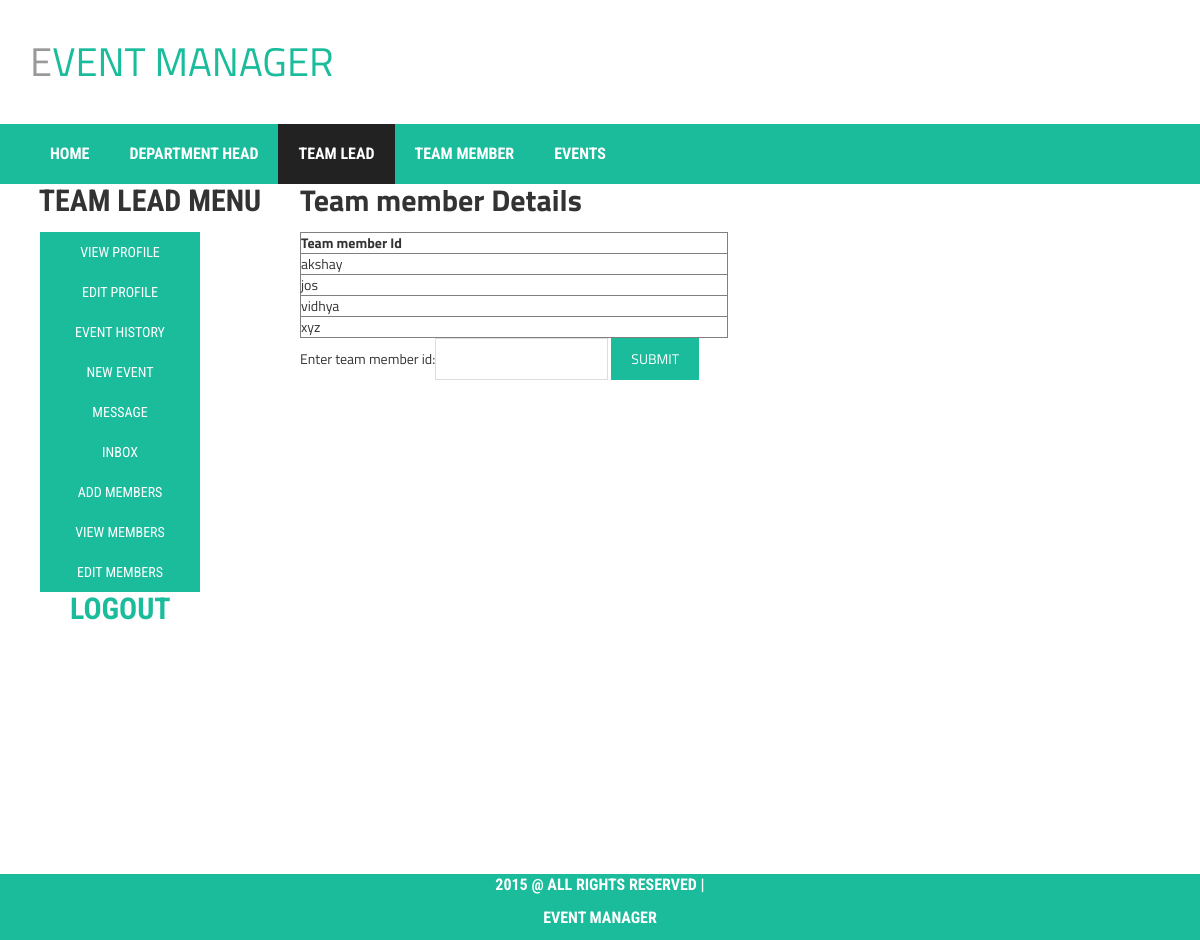
Page /tl_view_members.php (signed in) on the committed database.
### tables this page shows
CREATE TABLE IF NOT EXISTS `team_members` (
  `teamid` varchar(20) NOT NULL,
  `memid` varchar(20) NOT NULL,
  `teammempass` varchar(10) NOT NULL
);

### tl_view_members.php (the view, shortened to what this page needs)
<?php
include("header2.php");
include("TL_menu_list.php");
$con = mysqli_connect("localhost","root", "", "event manager");
           $qry = "SELECT * FROM team_members";
           $res = mysqli_query($con, $qry);
?>
<section id="tl_viewmember">
<article class="post">
  <header class="postheader">
  <h2>Team member Details</h2>
  </header>
  <section class="entry">
    <table width="428" border="1">
  <tr>
    <th width="113" scope="col">Team member Id</th>
  </tr>
 <?php
	while($row=mysqli_fetch_row($res))
	{
         ?>
      		    <tr>
				<td width="400" scope="col"><?php echo $row[1] ?></td>
				</tr>
	<?php
	}
	?>
	</table>
	<form action="tl_view_members_id.php" method="post">
	Enter team member id:<input type="text" id="teammem_id" name="teammem_id">
	<input type="submit" value="submit">
	</form>
</article>
</section>
<?php
include("footer.php");
?>

### style.css (style rules this page uses)
html,body { height:100%; }
h1, h2, h3, h4, h5, h6 { font-weight: 700; margin: 0 0 15px; }
body { font-family: 'Titillium Web', sans-serif; }
input[type="text"], input[type="password"], input[type="email"], textarea { border: 1px solid #ddd; padding: 10px; }
input[type="submit"], button[type=submit] { background: none repeat scroll 0 0 #1abc9c; border: medium none; color: #fff; padding: 11px 20px; text-transform: uppercase; }

### rows in the picture
team_members: memid "akshay"
team_members: memid "jos"
team_members: memid "vidhya"
team_members: memid "xyz"
